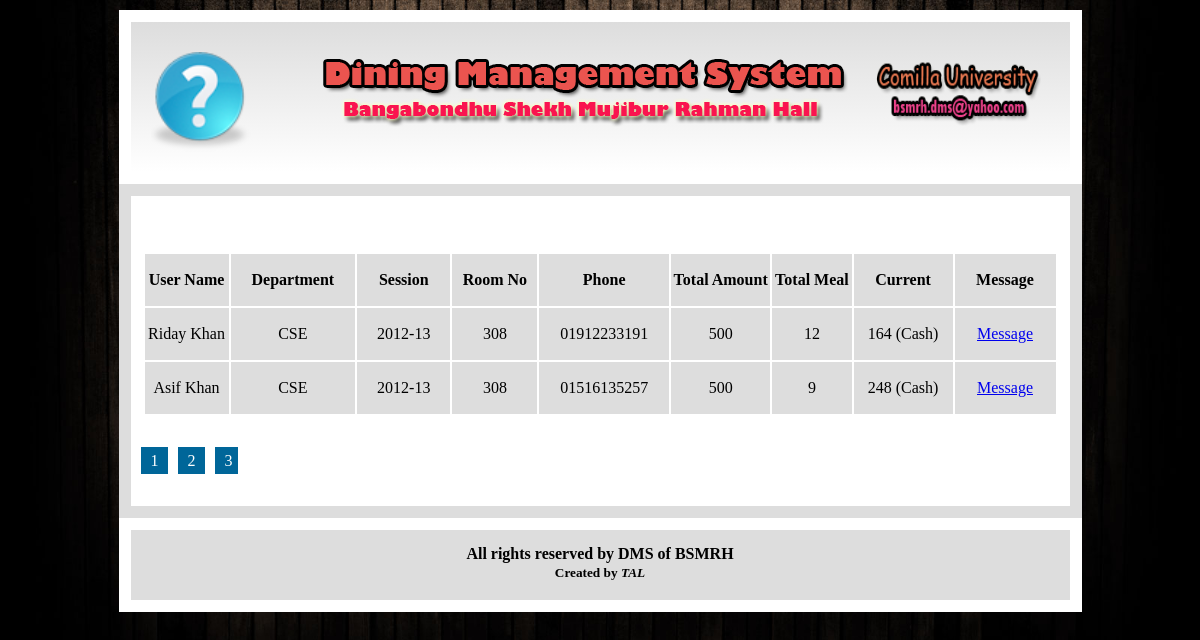
The page /admin/view.php on the database its author committed.
### tables this page shows
CREATE TABLE IF NOT EXISTS `member` (
  `id` int(11) NOT NULL AUTO_INCREMENT,
  `room_no` varchar(200) NOT NULL,
  `nick_name` varchar(200) NOT NULL,
  `user_name` varchar(200) NOT NULL,
  `email` varchar(200) NOT NULL,
  `phone` varchar(200) NOT NULL,
  `department` varchar(200) NOT NULL,
  `session` varchar(200) NOT NULL,
  `password` varchar(200) NOT NULL,
  `picture` varchar(200) NOT NULL,
  PRIMARY KEY (`id`)
);

### admin/view.php (the view, shortened to what this page needs)
<!DOCTYPE html>
<html>
<head>
<link rel='stylesheet' type='text/css' href='addmeal.css' />
</head>
	<body>
	<section id='wrapper'>
		<section id='header'>
		     <div class='logo'>
				<img src='../images/Logo.png'/>
			 </div>
				 <div class='heading'>
					<a href='adminhome.php'><img src='../images/heading.png'/></a>
				 </div>
		     <div class='address'>
				<img src='../images/address.png'/>
			 </div>
	    </section>
	    <section id='content'>
		<br><br>
		 <table>
		 <tr>
		  <th>User Name</th>
		  <th>Department</th>
		  <th>Session</th>
		  <th>Room No</th>
		  <th>Phone</th>
		  <th>Total Amount</th>
		  <th>Total Meal</th>
		  <th>Current</th>
		  <th>Message</th>
		 </tr>
			<?php
			   $item_per_page=2;
			   $records=mysql_num_rows(mysql_query("select * from member"));
			   $pages=ceil($records/$item_per_page);
			   $page=(isset($_GET['page']) ? (int)$_GET['page'] : $_GET['page']=1);
			   $start=($page-1)*$item_per_page;
			   $query=mysql_query("select * from member LIMIT $start,$item_per_page");
			   while($data=mysql_fetch_array($query))
			   {
			    $user_name=$data['user_name'];
			    $department=$data['department'];
			    $session=$data['session'];
			    $room_no=$data['room_no'];
			    $phone=$data['phone'];
				$money=mysql_query("select * from money where user_name='$user_name'");
				$total_amount=0;
				while($mn=mysql_fetch_array($money))
				{
				$taka=$mn['taka'];
				$total_amount=$total_amount+$taka;
				}
				$cost=mysql_query("select * from cost");
				$total_cost=0;
				while($cs=mysql_fetch_array($cost))
				{
				$amount=$cs['amount'];
				$total_cost=$total_cost+$amount;
				}
				$qr=mysql_query("select * from meal where user_name='$user_name'");
				$total_meal=0;
				while($collect=mysql_fetch_array($qr))
				{
				    $meal_1=$collect['meal_1'];
					$meal_2=$collect['meal_2'];
					$meal_3=$collect['meal_3'];
					$total_meal=$total_meal+$meal_1+$meal_2+$meal_3;
				}
			$new=mysql_query("select * from meal");
			$t_meal=0;
			while($tm=mysql_fetch_array($new))
			{
			   $t_meal=$t_meal+$tm['meal_1']+$tm['meal_2']+$tm['meal_3'];
			}
				$meal_rate=$total_cost/$t_meal;
			    $pay=$total_amount-($total_meal*$meal_rate);
				echo "<tr style='text-align:center;'>";
					echo "<td>".$user_name."</td>";
					echo "<td>".$department."</td>";
					echo "<td>".$session."</td>";
					echo "<td>".$room_no."</td>";
					echo "<td>".$phone."</td>";
					echo "<td>".$total_amount."</td>";
					echo "<td>".$total_meal."</td>";
					if($pay>0)
					{
					echo "<td>".$pay." "."(Cash)"."</td>";
					}
					else
					{
					echo "<td>".$pay." "."(Due)"."</td>";
					}
					echo "<td>".'<a href="message1.php?id='.$data['id'].'" >'."Message"."</a>"."</td>";
				echo "</tr>";
			   }
			?>
		</table>
		<br>
		<?php
			echo "<br>";
			for($i=1;$i<=$pages;$i++)
			   {
			      echo "<span style='background:#006699;margin-left:10px;padding:5px 5px;'>".'<a href="?page='.$i.'" style="padding-left:5px;color:white;text-decoration:none;">'.$i." ".'</a>'."</span>";
			   }
			?>
		<br>
		<br>
		<br>
		</section>
		<section id='footer'>
		  <h4>All rights reserved by DMS of BSMRH</h4>
		  <h5>Created by <em>TAL</em></h5>
		</section>
    </section>
	</body>
</html>

### admin/addmeal.css (style rules this page uses)
* { margin:0 auto; }
body { width:100%; height:auto; background:url('../images/b7.jpg') no-repeat; background-size:cover; }
#wrapper { width:963px; height:auto; margin:0 auto; background:white; }
#header { width:939px; height:150px; margin:0 auto; background:linear-gradient(#ddd,white); background-size:cover; border:12px solid white; margin-top:10px; }
.logo { float:left; width:170px; height:150px; }
.logo img { float:left; width:100px; height:100px; margin-top:30px; margin-left:20px; background-size:cover; }
.heading { float:left; width:570px; height:150px; }
.address { float:left; width:199px; height:150px; color:white; }
.address img { width:170px; height:120px; padding-top:10px; margin-right:10px; font-size:15px; line-height:21px; }
#content { width:939px; height:auto; margin:0 auto; background:; border:12px solid #ddd; margin-top:0px; }
#content table { width:915px; margin:0 auto; margin-top:20px; }
#content table th { width:915px; background:#ddd; height:50px; }
#content table td { width:915px; background:#ddd; height:50px; text-align:center; }
#footer { width:939px; height:70px; margin:0 auto; margin-top:0px; background:#ddd; background-size:cover; border:12px solid white; margin-bottom:10px; }
#footer h4 { text-align:center; padding-top:15px; }
#footer h5 { text-align:center; line-height:20px; }

### rows shown on the page
member: user_name "Riday Khan", department "CSE", session "2012-13", room_no "308", phone "01912233191", total_amount "500", total_meal "12", pay "164"
member: user_name "Asif Khan", department "CSE", session "2012-13", room_no "308", phone "01516135257", total_amount "500", total_meal "9", pay "248"
